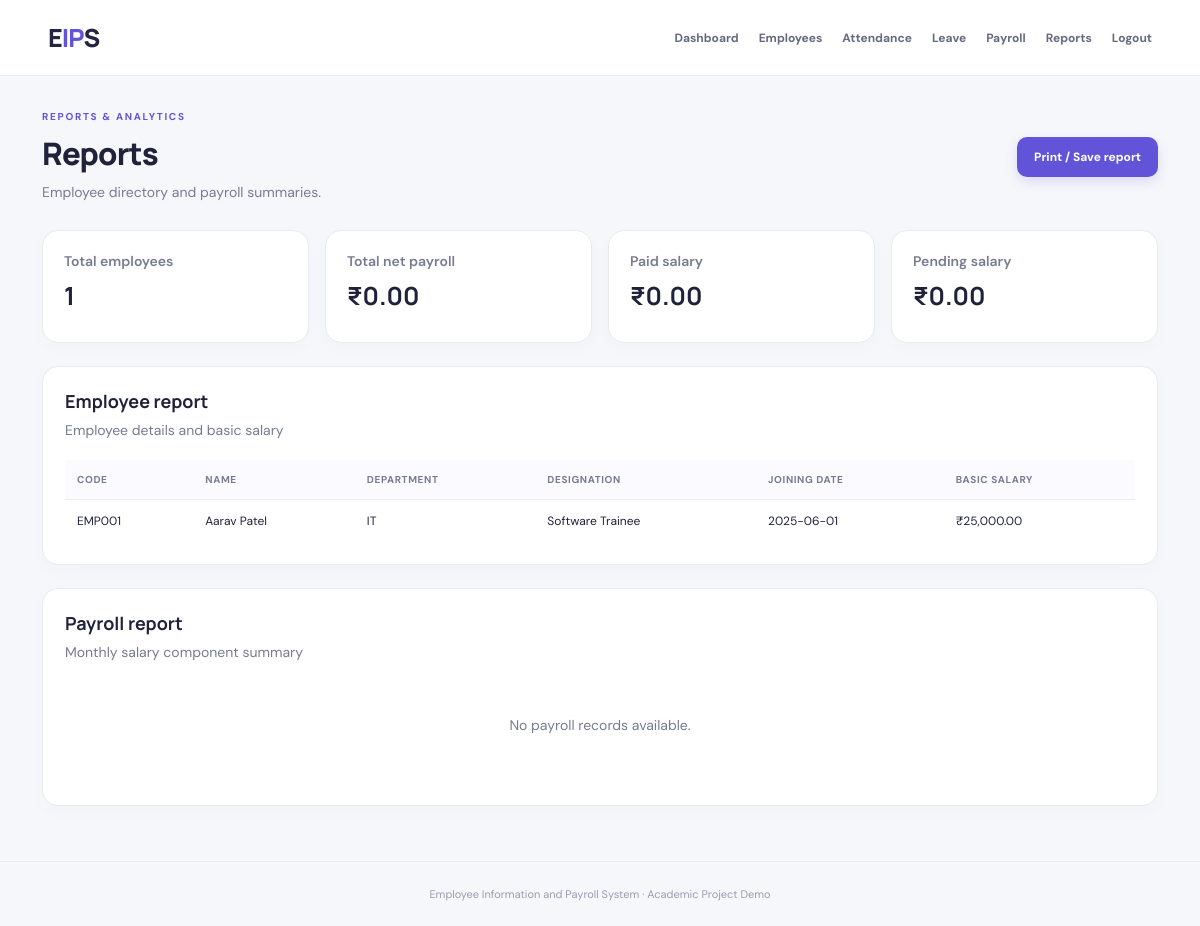
/reports.php (signed in), run on the app's committed database.
### tables this page shows
CREATE TABLE IF NOT EXISTS employees (
  id INT AUTO_INCREMENT PRIMARY KEY,
  employee_code VARCHAR(30) NOT NULL UNIQUE,
  full_name VARCHAR(120) NOT NULL,
  dob DATE DEFAULT NULL,
  email VARCHAR(120) DEFAULT NULL,
  phone VARCHAR(30) DEFAULT NULL,
  address VARCHAR(255) DEFAULT NULL,
  department VARCHAR(80) NOT NULL,
  designation VARCHAR(80) NOT NULL,
  joining_date DATE NOT NULL,
  basic_salary DECIMAL(10,2) NOT NULL DEFAULT 0,
  created_at TIMESTAMP DEFAULT CURRENT_TIMESTAMP
);

### includes/auth.php (called while the page is built, shortened)
<?php
function e($v): string { return htmlspecialchars((string)$v, ENT_QUOTES, 'UTF-8'); }
function money($v): string { return '₹' . number_format((float)$v, 2); }

### reports.php (the view, shortened to what this page needs)
<?php
require_once __DIR__.'/includes/db.php';require_once __DIR__.'/includes/auth.php';require_login();
$employeeCount=(int)$pdo->query('SELECT COUNT(*) FROM employees')->fetchColumn();$payrollTotal=(float)$pdo->query('SELECT COALESCE(SUM(net_salary),0) FROM payroll')->fetchColumn();$paid=(float)$pdo->query("SELECT COALESCE(SUM(net_salary),0) FROM payroll WHERE payment_status='Paid'")->fetchColumn();$pending=(float)$pdo->query("SELECT COALESCE(SUM(net_salary),0) FROM payroll WHERE payment_status='Pending'")->fetchColumn();
$employees=$pdo->query('SELECT employee_code,full_name,department,designation,joining_date,basic_salary FROM employees ORDER BY department,full_name')->fetchAll();
$payroll=$pdo->query('SELECT p.pay_month,e.employee_code,e.full_name,e.department,p.basic_salary,p.allowance,p.bonus,p.deduction,p.unpaid_deduction,p.net_salary,p.payment_status FROM payroll p JOIN employees e ON e.id=p.employee_id ORDER BY p.pay_month DESC,e.full_name')->fetchAll();
$page_title='Reports | EIPS';require __DIR__.'/includes/header.php';?>
<div class="page-heading"><div><div class="eyebrow">REPORTS & ANALYTICS</div><h1>Reports</h1><p class="muted">Employee directory and payroll summaries.</p></div><button class="btn primary no-print" onclick="window.print()">Print / Save report</button></div>
<div class="stats-grid"><div class="stat-card"><p>Total employees</p><h2><?=$employeeCount?></h2></div><div class="stat-card"><p>Total net payroll</p><h2><?=money($payrollTotal)?></h2></div><div class="stat-card"><p>Paid salary</p><h2><?=money($paid)?></h2></div><div class="stat-card"><p>Pending salary</p><h2><?=money($pending)?></h2></div></div>
<section class="panel"><div class="panel-heading"><div><h2>Employee report</h2><p class="muted">Employee details and basic salary</p></div></div><div class="table-wrap"><table><thead><tr><th>Code</th><th>Name</th><th>Department</th><th>Designation</th><th>Joining date</th><th>Basic salary</th></tr></thead><tbody><?php foreach($employees as $r):?><tr><td><?=e($r['employee_code'])?></td><td><?=e($r['full_name'])?></td><td><?=e($r['department'])?></td><td><?=e($r['designation'])?></td><td><?=e($r['joining_date'])?></td><td><?=money($r['basic_salary'])?></td></tr><?php endforeach;?></tbody></table></div></section>
<section class="panel"><div class="panel-heading"><div><h2>Payroll report</h2><p class="muted">Monthly salary component summary</p></div></div><?php if(!$payroll):?><div class="empty-state"><p>No payroll records available.</p></div><?php endif;?></section>
<?php require __DIR__.'/includes/footer.php';?>

### assets/style.css (style rules this page uses)
:root { --ink:#20223a;--muted:#777b91;--purple:#6254d9;--purple-dark:#4c3ec1;--line:#e9eaf2;--bg:#f6f7fb;--green:#16855b;--red:#c43e55 }
* { box-sizing:border-box }
body { margin:0;background:var(--bg);color:var(--ink);font:14px 'DM Sans',Arial,sans-serif }
h1,h2,h3,p { margin-top:0 }
h1 { font:800 31px 'Manrope',sans-serif;letter-spacing:-.8px;margin-bottom:7px }
h2 { font:700 18px 'Manrope',sans-serif;margin-bottom:6px }
.muted { color:var(--muted);margin-bottom:0;line-height:1.6 }
.eyebrow { font-size:10px;letter-spacing:1.7px;font-weight:700;color:var(--purple);margin-bottom:9px }
.page-heading { display:flex;align-items:center;justify-content:space-between;gap:20px;margin-bottom:27px }
.btn { display:inline-flex;align-items:center;justify-content:center;border:0;border-radius:10px;padding:12px 17px;font:700 12px 'DM Sans',sans-serif;cursor:pointer;white-space:nowrap }
.primary { background:var(--purple);color:#fff;box-shadow:0 5px 12px #6254d92b }
.stats-grid { display:grid;grid-template-columns:repeat(4,minmax(0,1fr));gap:16px;margin-bottom:23px }
.stat-card,.panel { background:#fff;border:1px solid var(--line);border-radius:16px;box-shadow:0 5px 20px #25254105 }
.stat-card { padding:21px }
.stat-card p { color:var(--muted);font-weight:600;margin-bottom:8px }
.stat-card h2 { font-size:25px;margin-bottom:8px;overflow-wrap:anywhere }
.panel { padding:22px;margin-bottom:23px;min-width:0 }
.panel-heading { display:flex;justify-content:space-between;align-items:center;gap:12px;margin-bottom:18px }
.table-wrap { overflow-x:auto }
table { width:100%;border-collapse:collapse;text-align:left;white-space:nowrap }
th { background:#fafaff;color:#777b91;text-transform:uppercase;letter-spacing:.6px;font-size:10px;font-weight:700 }
th,td { padding:13px 12px;border-bottom:1px solid #eff0f6 }
td { font-size:12px }
tbody tr:last-child td { border-bottom:0 }
.empty-state { text-align:center;padding:35px 15px;color:var(--muted) }
.no-print { display:flex }

### data on the page
employees: employee_code "EMP001", full_name "Aarav Patel", department "IT", designation "Software Trainee", joining_date "2025-06-01", basic_salary "₹25,000.00"

### other printed values
$employeeCount "1"
money($payrollTotal) "₹0.00"
money($paid) "₹0.00"
money($pending) "₹0.00"
